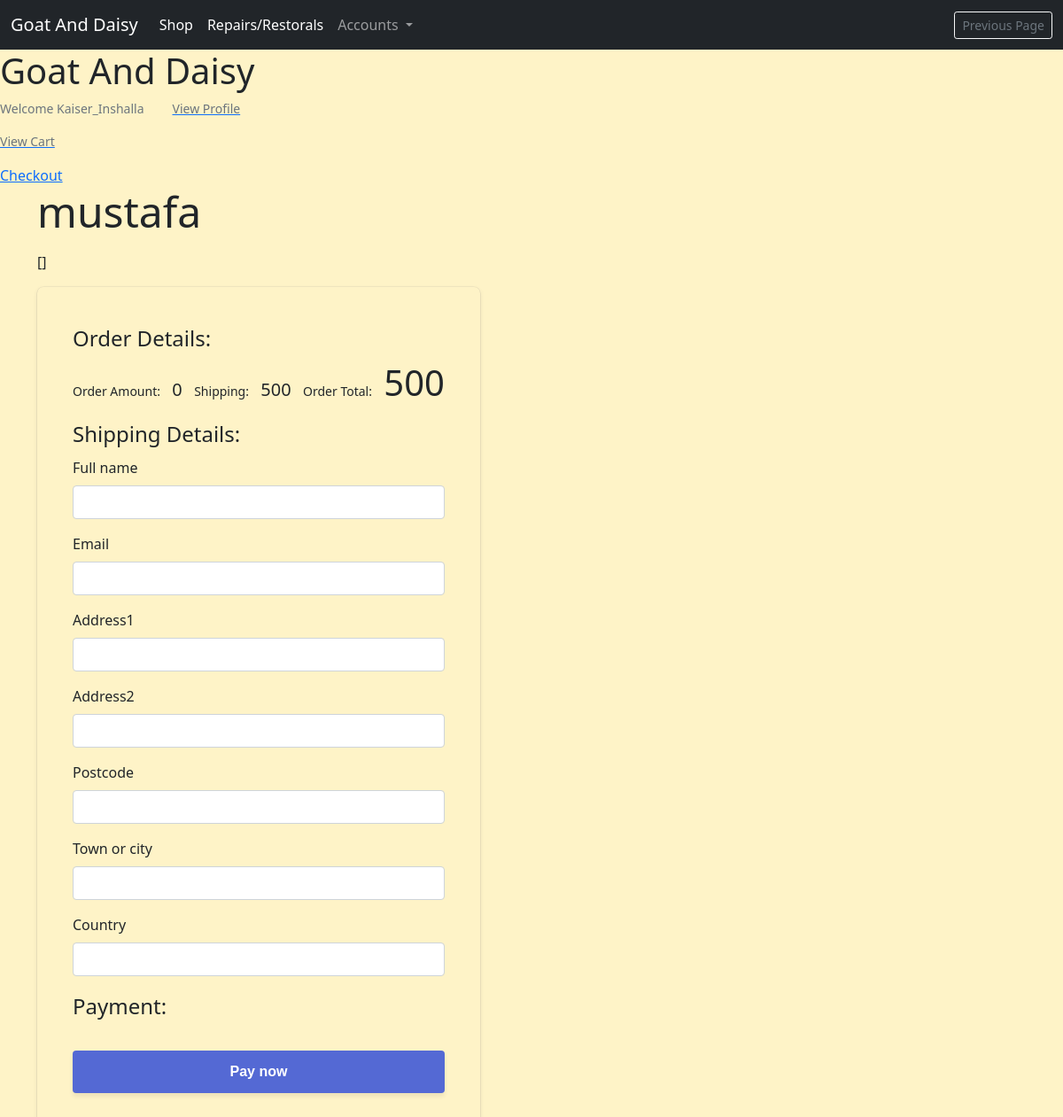
Before: /invoices/checkout/ (signed in) with the older database file.
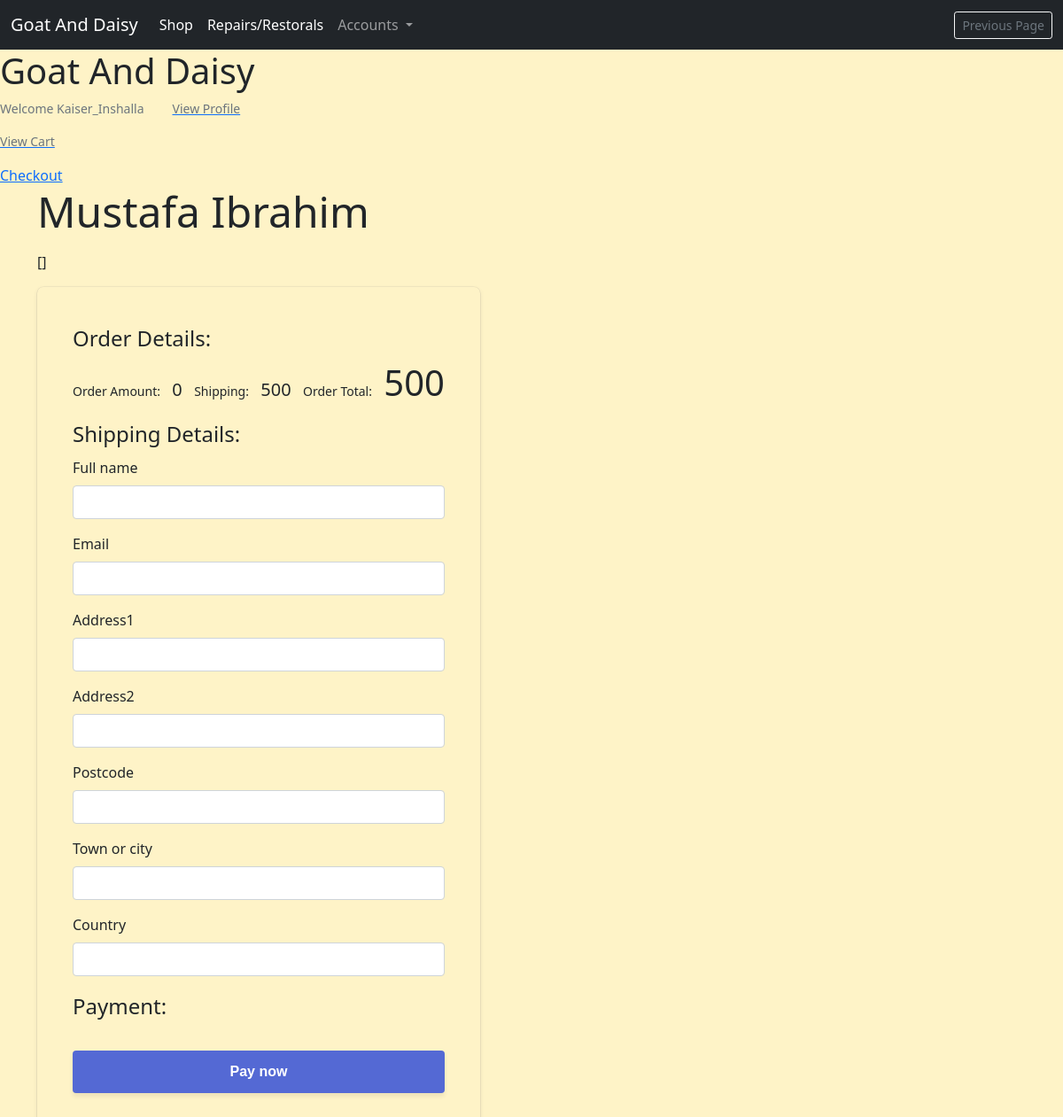
After: the same page with the newer database file.
### profiles/models.py (models this page shows, shortened)
class Customer(models.Model):
    username = models.OneToOneField(
        User, on_delete=models.CASCADE, null=True, editable=False)
    email = models.EmailField(unique=True, default="start@domain.dj")
    full_name = models.CharField(max_length=100, null=True, blank=True)
    address1 = models.CharField(max_length=100, null=True, blank=True)
    address2 = models.CharField(max_length=100, null=True, blank=True)
    postcode = models.CharField(max_length=40, null=True, blank=True)
    town_or_city = models.CharField(max_length=40, null=True, blank=True)
    country = models.CharField(max_length=40, null=True, blank=True)
    notes = models.TextField(null=True, blank=True)
    staff_notes = models.TextField(null=True, blank=True)
    has_active_shop_orders = models.BooleanField(default=False)
    has_active_repairs = models.BooleanField(default=False)

### invoices/views.py (the view)
# urls.py: path('checkout/', views.checkout, name='checkout'),
def checkout(request):
    if request.user.is_authenticated:
        customer_profile = get_object_or_404(Customer, username=request.user)
    else:
        customer_profile = {"full_name": "Not authenticated"}
    form = ShopCheckoutForm()
    context = {
        'form': form,
        'customer_profile': customer_profile,
    }
    return render(request, 'invoices/checkout.html', context)

### invoices/forms.py
class ShopCheckoutForm(forms.ModelForm):
    class Meta:
        model = models.ShopCustomerInvoice
        exclude = ['notes', 'is_completed', 'paid_on', 'shipping_cost', 'order_amount', 'order_total']

### invoices/contexts.py (called while the page is built, shortened)
def shopping_cart(request):
    template_cart = []
    products_count = 0
    order_amount = 0
    shipping = 500
    cart = request.session.get('cart', {})
    for item in enumerate(template_cart):
        products_count += 1
    order_total = order_amount + shipping
    stripe_total = order_total * 100
    context = {
        'template_cart': template_cart,
        'products_count': products_count,
        'order_amount': order_amount,
        'shipping': shipping,
        'order_total': order_total,
        'stripe_total': stripe_total,
    }
    return context

### profiles/templatetags/user_in_group_tag.py (called while the page is built)
@register.filter(name='has_group')
def has_group(user, group_name):
    try:
        group = Group.objects.get(name=group_name)
    except Group.DoesNotExist:
        return False
    return group in user.groups.all()

### invoices/templates/invoices/checkout.html (shortened to what this page needs)
{% extends 'base.html' %}
{% load static %}
{% load crispy_forms_tags %}
{% load crispy_forms_field %}
{% block extra_css %}
<link rel="stylesheet" href="{% static '/css/checkout.css'%}" />
{% endblock %}
{% block content%}
<p class="display-5">{{ customer_profile.full_name }}</p>
<p>{{template_cart}}</p>
<form id="payment-form" method=POST>
  <fieldset>
    <legend>Order Details:
    </legend>
    <div class="cart-tally flex-between-baseline">
      <small>Order Amount:</small><p class="lead"> {{ order_amount }}</p>
      <small>Shipping: </small><p class="lead">{{ shipping }}</p>
      <small>Order Total:</small><p class="display-6"> <strong>{{ order_total }}</strong></p>
    </div>
  </fieldset>
  <fieldset>
    <legend>Shipping Details:</legend>
    {{form|crispy}}
  </fieldset>
  <fieldset>
    <legend>Payment:</legend>
    <button type="submit" id="submit">
      <span id="button-text">Pay now</span>
    </button>
  </fieldset>
  </form>
{% endblock %}

Changed rows visible on the page:
changed Customer: full_name "mustafa" → "Mustafa Ibrahim"
